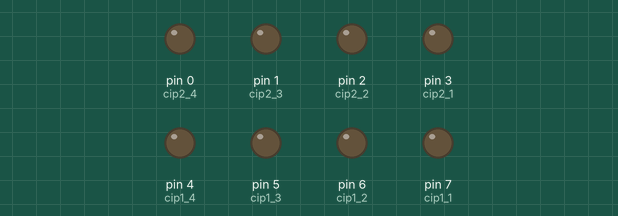
Simulated run of this sketch. Board: Arduino Uno, built with avr-gcc and run on an emulated ATmega328P. Shown: output pins drawn as LEDs (lit = HIGH).

Above: at 0.1 s.
At 4.1 s:
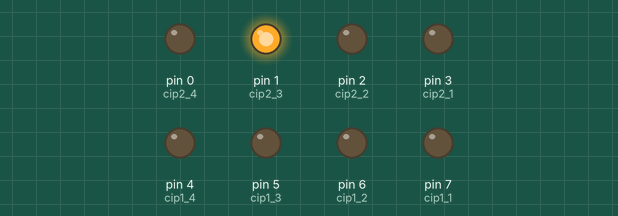
At 9.1 s:
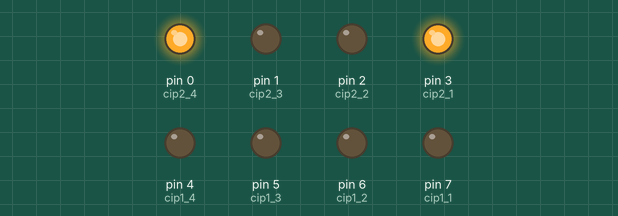
At 19.1 s:
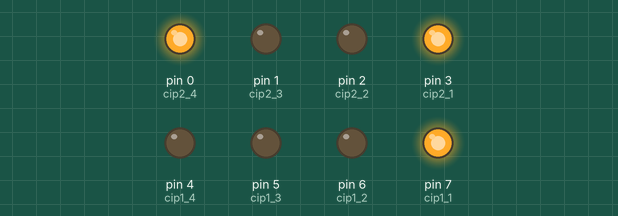
At 29.1 s:
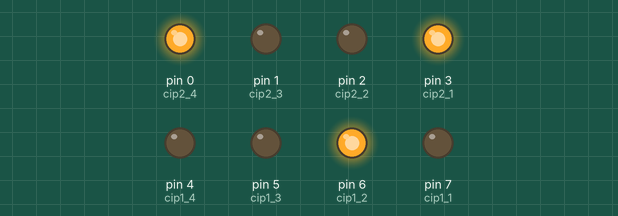
At 39.1 s:
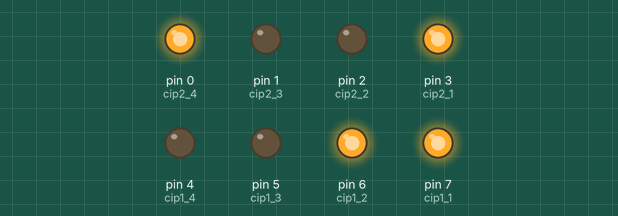
Timing chart, 0 to 40.0 s (numbered marks = the images above):
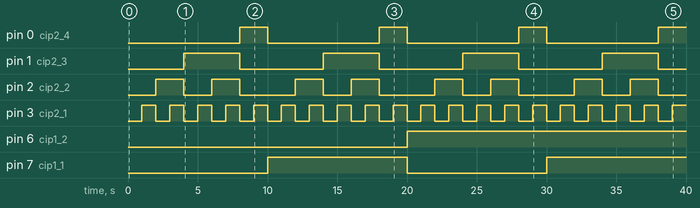

The sketch:

lab41.ino
```cpp
//IO
#define cip1_1 7
#define cip1_2 6
#define cip1_3 5
#define cip1_4 4

#define cip2_1 3
#define cip2_2 2
#define cip2_3 1
#define cip2_4 0

int stevilo1 = -1;
int stevilo2 = -1;

void setup()
{
  pinMode(cip1_1, OUTPUT);
  pinMode(cip1_2, OUTPUT);
  pinMode(cip1_3, OUTPUT);
  pinMode(cip1_4, OUTPUT);

  pinMode(cip2_1, OUTPUT);
  pinMode(cip2_2, OUTPUT);
  pinMode(cip2_3, OUTPUT);
  pinMode(cip2_4, OUTPUT);
}

void loop()
{
  for(int i = 0; i <= 9; i++){
    stevilo1 = stevilo1+1;
    if (stevilo1 == 10){
          stevilo1 = 0;
          //Display2(stevilo2);
    	}
    for(int j = 0; j <= 9; j++){
      stevilo2 = stevilo2+1;
      if (stevilo2 == 10){
      		stevilo2 = 0;
      		//Display2(stevilo2);
    	}
        Display1(stevilo1);
        Display2(stevilo2);
        delay(1000);
    }
  }
}


void Display1(int num1){
  digitalWrite(cip1_4,(num1 >> 3) & 0x1);
  digitalWrite(cip1_3,(num1 >> 2) & 0x1);
  digitalWrite(cip1_2,(num1 >> 1) & 0x1);
  digitalWrite(cip1_1,(num1 >> 0) & 0x1);
}

void Display2(int num2){
  digitalWrite(cip2_4,(num2 >> 3) & 0x1);
  digitalWrite(cip2_3,(num2 >> 2) & 0x1);
  digitalWrite(cip2_2,(num2 >> 1) & 0x1);
  digitalWrite(cip2_1,(num2 >> 0) & 0x1);
}
```

Measured:
- by itself, pin 0 (cip2_4): alternates HIGH for 2.0 s and LOW for 8.0 s
- by itself, pin 1 (cip2_3): alternates HIGH for 4.0 s and LOW for 6.0 s
- by itself, pin 2 (cip2_2): repeats every 10.0 s: LOW 2.0 s, HIGH 2.0 s, LOW 4.0 s, HIGH 2.0 s
- by itself, pin 3 (cip2_1): alternates HIGH for 1.0 s and LOW for 1.0 s
- by itself, pin 6 (cip1_2): LOW → HIGH at 20.0 s
- by itself, pin 7 (cip1_1): LOW → HIGH at 10.0 s, → LOW 10.0 s later, → HIGH 10.0 s later
